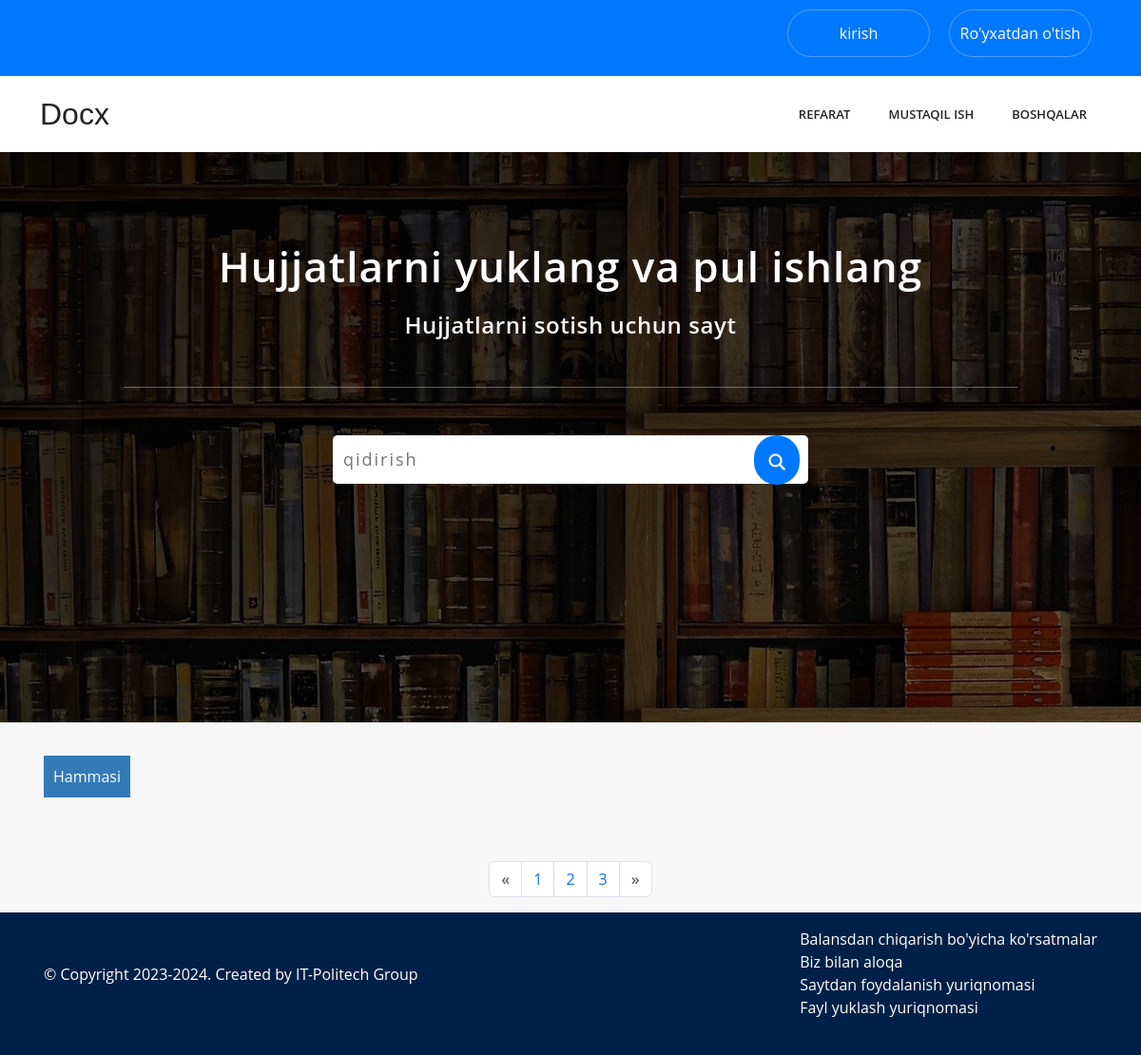
Before: /category/1 with the older database file.
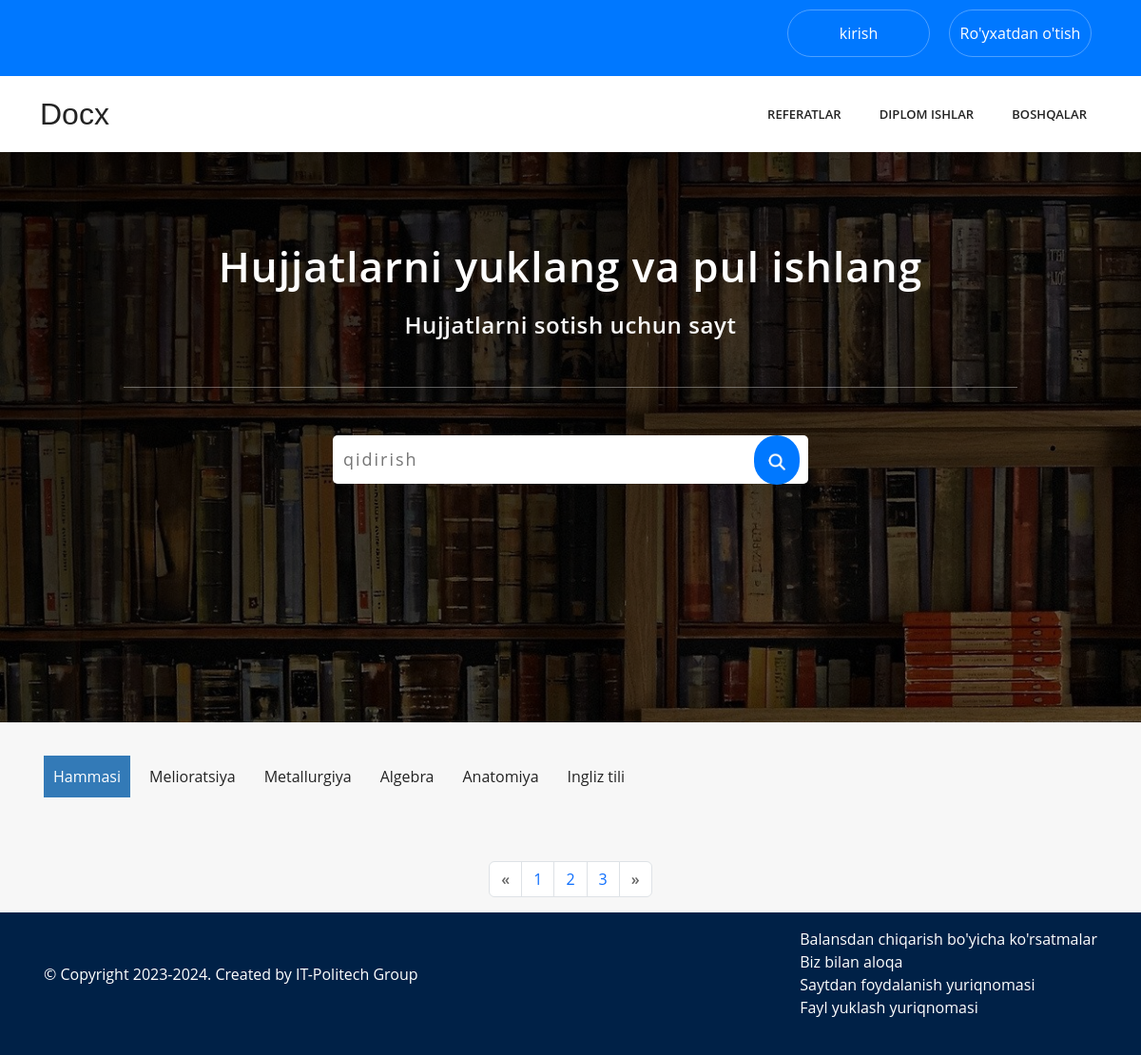
After: the same page with the newer database file.
### products/models.py (models this page shows, shortened)
class Category(models.Model):
    name = models.CharField( max_length=150)
    class Meta:
        verbose_name = "category"
        verbose_name_plural = "categorys"

class CategoryScience(models.Model):
    name = models.CharField( max_length=100)
    class Meta:
        verbose_name = "category Science"
        verbose_name_plural = "category Science"

### myapp/views.py (the view)
# urls.py: path('category/<int:pk>',categoryFilter, name='category_list'),
def categoryFilter(request,pk):
    products = Product.objects.filter(category_id=pk)
    category = Category.objects.all()
    context = {
        "category":category,
        "products":products,
    }
    return render(request, "index.html", context)

### myapp/views.py (called while the page is built)
def for_all_pages(request):
    category = Category.objects.all()
    science = CategoryScience.objects.all()
    return {"category":category, "science":science}

### templates/index.html (shortened to what this page needs)
{% extends "base.html" %}
{% load static %}
{% block content %}
    <section class="bg-img">
        <div class="container cont-nav-center">
            <h1>Hujjatlarni yuklang va pul ishlang</h1>
            <p>Hujjatlarni sotish uchun sayt</p>
            <div class="nav-cont-line"></div>
            <div class="cont-nav-center-box">
                <div class="search-input">
                    <input type="text" placeholder="qidirish">
                    <a href="#"><img src="{% static "img/Remove-bg.ai_1721827232078.png" %}"></a>
                </div>
            </div>
        </div>
    </section>
    <section class="categorys">
        <div class="container">
            <ul>
                <li><a href="#" class='active'>Hammasi</a></li>
                {% for i in science %}
                    <li><a href="{% url "main:article_list" i.pk %}">{{ i.name }}</a></li>
                {% endfor %}
            </ul>
        </div>
    </section>
    <div class="container">
        <nav aria-label="Page navigation example ">
            <ul class="pagination justify-content-center">
              <li class="page-item">
                <a class="page-link" href="#" aria-label="Previous">
                  <span aria-hidden="true">&laquo;</span>
                </a>
              </li>
              <li class="page-item"><a class="page-link" href="#">1</a></li>
              <li class="page-item"><a class="page-link" href="#">2</a></li>
              <li class="page-item"><a class="page-link" href="#">3</a></li>
              <li class="page-item">
                <a class="page-link" href="#" aria-label="Next">
                  <span aria-hidden="true">&raquo;</span>
                </a>
              </li>
            </ul>
          </nav>
    </div>
{% endblock content %}

### templates/__navbar.html (shortened to what this page needs)
<nav class="navbar-top">
    <div class="container">
        <div class="navbar-box-top">
            {% if request.user.is_authenticated %}
                <a href="#">Fayl yuklash</a>
                <a href="">Profil</a>
                <a href="{% url "logout" %}">Log out</a>
            {% else %}
                <a href="{% url "login" %}">kirish</a>
                <a href="{% url "users:signup" %}">Ro'yxatdan o'tish</a>
            {% endif %}
        </div>
    </div>
    <div class="bg-2">
        <div class="container">
            <div class="navbar-box-bottom">
                <h2 class="link-h2">Docx</h2>
                <ul>
                    {% for i in category %}
                        {% if forloop.counter <= 2 %}
                            <li><a href="{% url 'main:category_list' i.pk %}">{{ i.name }}</a></li>
                        {% endif %}
                    {% endfor %}
                    <li class="vse"><a href="#">Boshqalar</a>
                    </li>
                </ul>
            </div>
        </div>
    </div>
</nav>

Changed rows visible on the page:
changed Category: name "REFARAT" → "REFERATLAR"
changed Category: name "MUSTAQIL ISH" → "DIPLOM ISHLAR"
added CategoryScience: name "Melioratsiya"
added CategoryScience: name "Metallurgiya"
added CategoryScience: name "Algebra"
added CategoryScience: name "Anatomiya"
added CategoryScience: name "Ingliz tili"
